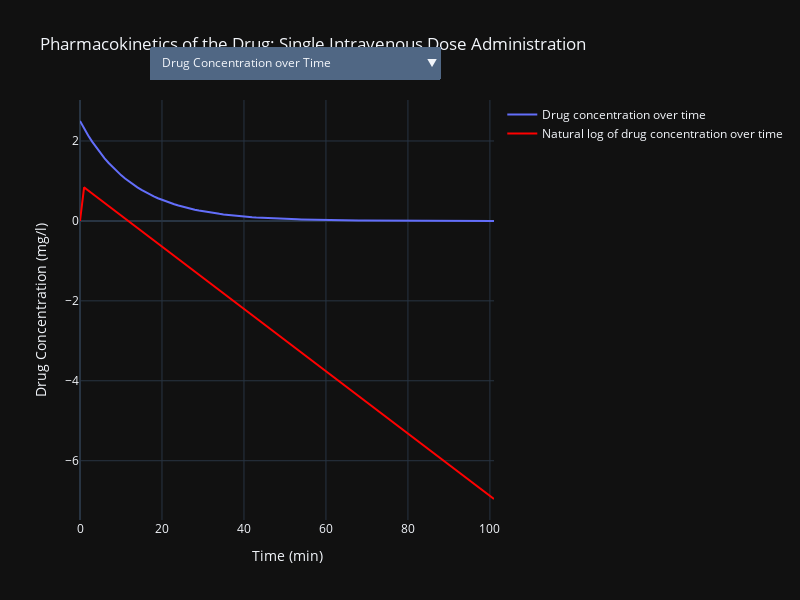
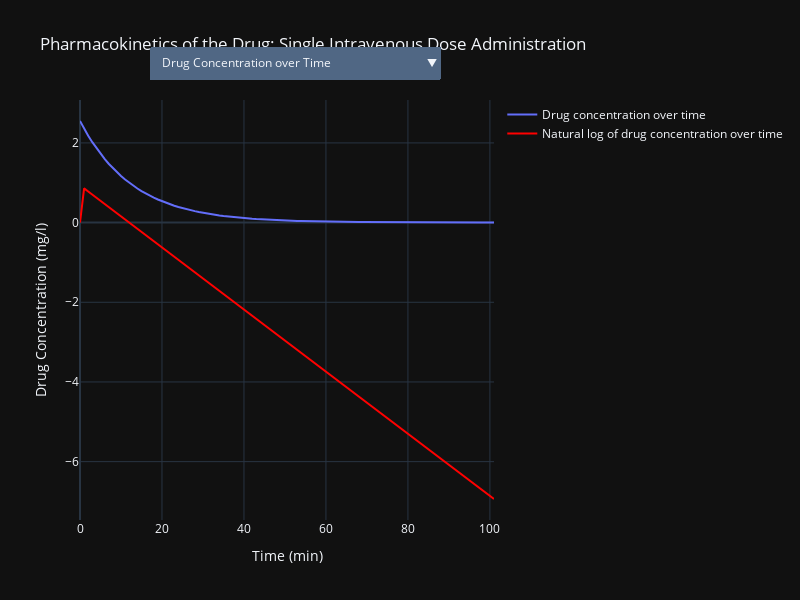
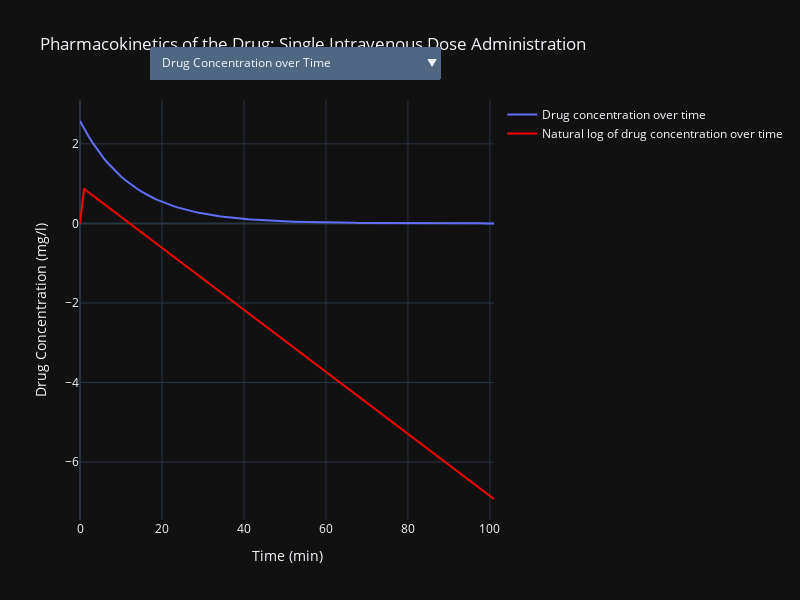
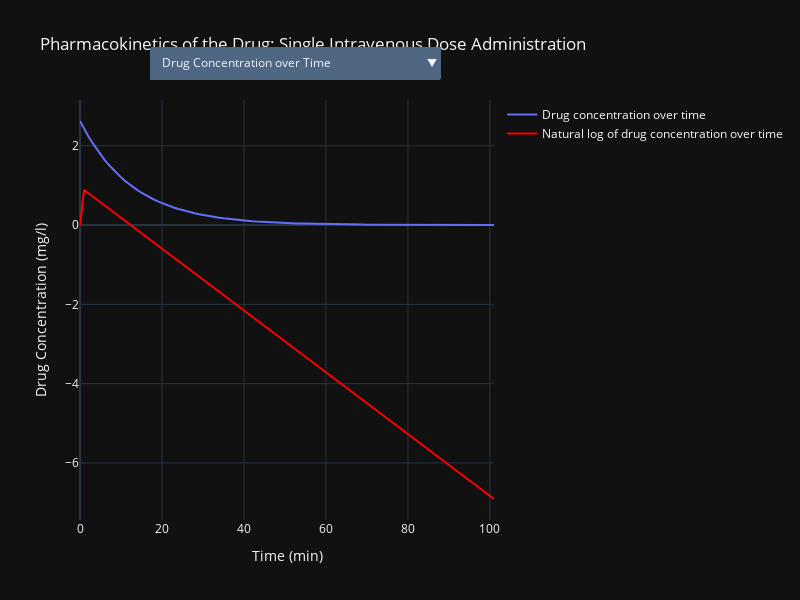

The notebook cell these images were saved under, in order:
### Code cell
import numpy as np
import plotly.graph_objects as go
from ipywidgets import interactive, HBox, VBox, FloatSlider

# Define the function to update the plot based on the slider values
def update_plot(Dose, Vd, CL):
    
    # Calculate derived variables
    C0 = Dose / Vd
    ke = CL / Vd
    t_half = np.log(2) / ke

    # Initialize arrays to store the results over time
    time_steps = np.arange(0, 102, 1)  # time from 0 to 101
    B = np.zeros_like(time_steps, dtype=float)  # amount of drug
    C = np.zeros_like(time_steps, dtype=float)  # concentration of drug
    D = np.zeros_like(time_steps, dtype=float)  # ln(concentration of drug)
    E = np.zeros_like(time_steps, dtype=float)  # cumulative AUC

    # Set initial values
    B[0] = Dose
    C[0] = C0

    # Loop through each time step to calculate the values based on the formulas
    for t in range(1, len(time_steps)):
        B[t] = B[t-1] - CL * C[t-1]
        C[t] = B[t] / Vd
        D[t] = np.log(C[t])
        E[t] = E[t-1] + 0.5 * (C[t-1] + C[t])

    # Create the plot using Plotly
    fig = go.Figure()
    
    # Add drug concentration over time plot
    fig.add_trace(go.Scatter(x=time_steps, y=C, mode='lines', name='Drug concentration over time'))
    
    # Add natural log of drug concentration over time plot
    fig.add_trace(go.Scatter(x=time_steps, y=D, mode='lines', name='Natural log of drug concentration over time', line=dict(color='red')))

    # Update layout to create two rows and titles
    fig.update_layout(
        title="Pharmacokinetics of the Drug: Single Intravenous Dose Administration",
        template="plotly_dark",
        xaxis_title="Time (min)",
        yaxis_title="Drug Concentration (mg/l)",
        updatemenus=[
            dict(
                buttons=list([
                    dict(
                        args=[{'yaxis.domain': [0.55, 1]}],
                        label='Drug Concentration over Time',
                        method='relayout'
                    ),
                    dict(
                        args=[{'yaxis.domain': [0, 0.45]}],
                        label='Natural Log of Drug Concentration over Time',
                        method='relayout'
                    )
                ]),
                direction='down',
                pad={'r': 10, 't': 10},
                showactive=True,
                x=0.17,
                xanchor='left',
                y=1.15,
                yanchor='top'
            ),
        ]
    )

    # Update the size of the figure
    fig.update_layout(height=600, width=800)

    # Display the plot
    fig.show()

# Create sliders
Dose_slider = FloatSlider(min=0, max=200, step=1, value=100, description='Dose (mg)')
Vd_slider = FloatSlider(min=0, max=100, step=1, value=40, description='Vd (l)')
CL_slider = FloatSlider(min=0, max=10, step=0.1, value=3, description='CL (l/min)')

# Create interactive widget
widget = interactive(update_plot, Dose=Dose_slider, Vd=Vd_slider, CL=CL_slider)

# Display the sliders and the plot
output = widget.children[-1]
output.layout.height = '600px'
VBox([HBox(widget.children[0:3]), output])

### Figure 1 — Plotly figure (JSON) as saved in the notebook; plotly's stock layout.template omitted (floating-point values rounded to 4 significant figures)
{"data": [{"mode": "lines", "name": "Drug concentration over time", "type": "scatter", "x": [0, 1, 2, 3, 4, 5, 6, 7, 8, 9, 10, 11, 12, 13, 14, 15, 16, 17, 18, 19, 20, 21, 22, 23, 24, 25, 26, 27, 28, 29, 30, 31, 32, 33, 34, 35, 36, 37, 38, 39, 40, 41, 42, 43, 44, 45, 46, 47, 48, 49, 50, 51, 52, 53, 54, 55, 56, 57, 58, 59, 60, 61, 62, 63, 64, 65, 66, 67, 68, 69, 70, 71, 72, 73, 74, 75, 76, 77, 78, 79, 80, 81, 82, 83, 84, 85, 86, 87, 88, 89, 90, 91, 92, 93, 94, 95, 96, 97, 98, 99, 100, 101], "y": [2.5, 2.312, 2.139, 1.979, 1.83, 1.693, 1.566, 1.449, 1.34, 1.239, 1.146, 1.06, 0.9809, 0.9074, 0.8393, 0.7764, 0.7181, 0.6643, 0.6145, 0.5684, 0.5257, 0.4863, 0.4498, 0.4161, 0.3849, 0.356, 0.3293, 0.3046, 0.2818, 0.2606, 0.2411, 0.223, 0.2063, 0.1908, 0.1765, 0.1633, 0.151, 0.1397, 0.1292, 0.1195, 0.1106, 0.1023, 0.0946, 0.08751, 0.08094, 0.07487, 0.06926, 0.06406, 0.05926, 0.05481, 0.0507, 0.0469, 0.04338, 0.04013, 0.03712, 0.03433, 0.03176, 0.02938, 0.02717, 0.02514, 0.02325, 0.02151, 0.01989, 0.0184, 0.01702, 0.01575, 0.01456, 0.01347, 0.01246, 0.01153, 0.01066, 0.009863, 0.009123, 0.008439, 0.007806, 0.007221, 0.006679, 0.006178, 0.005715, 0.005286, 0.00489, 0.004523, 0.004184, 0.00387, 0.00358, 0.003311, 0.003063, 0.002833, 0.002621, 0.002424, 0.002242, 0.002074, 0.001919, 0.001775, 0.001642, 0.001518, 0.001405, 0.001299, 0.001202, 0.001112, 0.001028, 0.0009512]}, {"line": {"color": "red"}, "mode": "lines", "name": "Natural log of drug concentration over time", "type": "scatter", "x": [0, 1, 2, 3, 4, 5, 6, 7, 8, 9, 10, 11, 12, 13, 14, 15, 16, 17, 18, 19, 20, 21, 22, 23, 24, 25, 26, 27, 28, 29, 30, 31, 32, 33, 34, 35, 36, 37, 38, 39, 40, 41, 42, 43, 44, 45, 46, 47, 48, 49, 50, 51, 52, 53, 54, 55, 56, 57, 58, 59, 60, 61, 62, 63, 64, 65, 66, 67, 68, 69, 70, 71, 72, 73, 74, 75, 76, 77, 78, 79, 80, 81, 82, 83, 84, 85, 86, 87, 88, 89, 90, 91, 92, 93, 94, 95, 96, 97, 98, 99, 100, 101], "y": [0, 0.8383, 0.7604, 0.6824, 0.6044, 0.5265, 0.4485, 0.3706, 0.2926, 0.2146, 0.1367, 0.05871, -0.01925, -0.09721, -0.1752, -0.2531, -0.3311, -0.4091, -0.487, -0.565, -0.6429, -0.7209, -0.7989, -0.8768, -0.9548, -1.033, -1.111, -1.189, -1.267, -1.345, -1.423, -1.501, -1.578, -1.656, -1.734, -1.812, -1.89, -1.968, -2.046, -2.124, -2.202, -2.28, -2.358, -2.436, -2.514, -2.592, -2.67, -2.748, -2.826, -2.904, -2.982, -3.06, -3.138, -3.216, -3.294, -3.372, -3.45, -3.528, -3.605, -3.683, -3.761, -3.839, -3.917, -3.995, -4.073, -4.151, -4.229, -4.307, -4.385, -4.463, -4.541, -4.619, -4.697, -4.775, -4.853, -4.931, -5.009, -5.087, -5.165, -5.243, -5.321, -5.399, -5.477, -5.555, -5.632, -5.71, -5.788, -5.866, -5.944, -6.022, -6.1, -6.178, -6.256, -6.334, -6.412, -6.49, -6.568, -6.646, -6.724, -6.802, -6.88, -6.958]}], "layout": {"height": 600, "title": {"text": "Pharmacokinetics of the Drug: Single Intravenous Dose Administration"}, "updatemenus": [{"buttons": [{"args": [{"yaxis.domain": [0.55, 1]}], "label": "Drug Concentration over Time", "method": "relayout"}, {"args": [{"yaxis.domain": [0, 0.45]}], "label": "Natural Log of Drug Concentration over Time", "method": "relayout"}], "direction": "down", "pad": {"r": 10, "t": 10}, "showactive": true, "x": 0.17, "xanchor": "left", "y": 1.15, "yanchor": "top"}], "width": 800, "xaxis": {"title": {"text": "Time (min)"}}, "yaxis": {"title": {"text": "Drug Concentration (mg/l)"}}}}

### Figure 2 — Plotly figure (JSON) as saved in the notebook; plotly's stock layout.template omitted (floating-point values rounded to 4 significant figures)
{"data": [{"mode": "lines", "name": "Drug concentration over time", "type": "scatter", "x": [0, 1, 2, 3, 4, 5, 6, 7, 8, 9, 10, 11, 12, 13, 14, 15, 16, 17, 18, 19, 20, 21, 22, 23, 24, 25, 26, 27, 28, 29, 30, 31, 32, 33, 34, 35, 36, 37, 38, 39, 40, 41, 42, 43, 44, 45, 46, 47, 48, 49, 50, 51, 52, 53, 54, 55, 56, 57, 58, 59, 60, 61, 62, 63, 64, 65, 66, 67, 68, 69, 70, 71, 72, 73, 74, 75, 76, 77, 78, 79, 80, 81, 82, 83, 84, 85, 86, 87, 88, 89, 90, 91, 92, 93, 94, 95, 96, 97, 98, 99, 100, 101], "y": [2.55, 2.359, 2.182, 2.018, 1.867, 1.727, 1.597, 1.478, 1.367, 1.264, 1.169, 1.082, 1.001, 0.9255, 0.8561, 0.7919, 0.7325, 0.6776, 0.6267, 0.5797, 0.5363, 0.496, 0.4588, 0.4244, 0.3926, 0.3631, 0.3359, 0.3107, 0.2874, 0.2659, 0.2459, 0.2275, 0.2104, 0.1946, 0.18, 0.1665, 0.154, 0.1425, 0.1318, 0.1219, 0.1128, 0.1043, 0.09649, 0.08926, 0.08256, 0.07637, 0.07064, 0.06534, 0.06044, 0.05591, 0.05172, 0.04784, 0.04425, 0.04093, 0.03786, 0.03502, 0.03239, 0.02997, 0.02772, 0.02564, 0.02372, 0.02194, 0.02029, 0.01877, 0.01736, 0.01606, 0.01486, 0.01374, 0.01271, 0.01176, 0.01088, 0.01006, 0.009306, 0.008608, 0.007962, 0.007365, 0.006813, 0.006302, 0.005829, 0.005392, 0.004987, 0.004613, 0.004267, 0.003947, 0.003651, 0.003377, 0.003124, 0.00289, 0.002673, 0.002473, 0.002287, 0.002116, 0.001957, 0.00181, 0.001674, 0.001549, 0.001433, 0.001325, 0.001226, 0.001134, 0.001049, 0.0009702]}, {"line": {"color": "red"}, "mode": "lines", "name": "Natural log of drug concentration over time", "type": "scatter", "x": [0, 1, 2, 3, 4, 5, 6, 7, 8, 9, 10, 11, 12, 13, 14, 15, 16, 17, 18, 19, 20, 21, 22, 23, 24, 25, 26, 27, 28, 29, 30, 31, 32, 33, 34, 35, 36, 37, 38, 39, 40, 41, 42, 43, 44, 45, 46, 47, 48, 49, 50, 51, 52, 53, 54, 55, 56, 57, 58, 59, 60, 61, 62, 63, 64, 65, 66, 67, 68, 69, 70, 71, 72, 73, 74, 75, 76, 77, 78, 79, 80, 81, 82, 83, 84, 85, 86, 87, 88, 89, 90, 91, 92, 93, 94, 95, 96, 97, 98, 99, 100, 101], "y": [0, 0.8581, 0.7802, 0.7022, 0.6242, 0.5463, 0.4683, 0.3904, 0.3124, 0.2344, 0.1565, 0.07852, 0.0005549, -0.07741, -0.1554, -0.2333, -0.3113, -0.3893, -0.4672, -0.5452, -0.6231, -0.7011, -0.7791, -0.857, -0.935, -1.013, -1.091, -1.169, -1.247, -1.325, -1.403, -1.481, -1.559, -1.637, -1.715, -1.793, -1.871, -1.948, -2.026, -2.104, -2.182, -2.26, -2.338, -2.416, -2.494, -2.572, -2.65, -2.728, -2.806, -2.884, -2.962, -3.04, -3.118, -3.196, -3.274, -3.352, -3.43, -3.508, -3.586, -3.664, -3.742, -3.82, -3.898, -3.975, -4.053, -4.131, -4.209, -4.287, -4.365, -4.443, -4.521, -4.599, -4.677, -4.755, -4.833, -4.911, -4.989, -5.067, -5.145, -5.223, -5.301, -5.379, -5.457, -5.535, -5.613, -5.691, -5.769, -5.847, -5.925, -6.002, -6.08, -6.158, -6.236, -6.314, -6.392, -6.47, -6.548, -6.626, -6.704, -6.782, -6.86, -6.938]}], "layout": {"height": 600, "title": {"text": "Pharmacokinetics of the Drug: Single Intravenous Dose Administration"}, "updatemenus": [{"buttons": [{"args": [{"yaxis.domain": [0.55, 1]}], "label": "Drug Concentration over Time", "method": "relayout"}, {"args": [{"yaxis.domain": [0, 0.45]}], "label": "Natural Log of Drug Concentration over Time", "method": "relayout"}], "direction": "down", "pad": {"r": 10, "t": 10}, "showactive": true, "x": 0.17, "xanchor": "left", "y": 1.15, "yanchor": "top"}], "width": 800, "xaxis": {"title": {"text": "Time (min)"}}, "yaxis": {"title": {"text": "Drug Concentration (mg/l)"}}}}

### Figure 3 — Plotly figure (JSON) as saved in the notebook; plotly's stock layout.template omitted (floating-point values rounded to 4 significant figures)
{"data": [{"mode": "lines", "name": "Drug concentration over time", "type": "scatter", "x": [0, 1, 2, 3, 4, 5, 6, 7, 8, 9, 10, 11, 12, 13, 14, 15, 16, 17, 18, 19, 20, 21, 22, 23, 24, 25, 26, 27, 28, 29, 30, 31, 32, 33, 34, 35, 36, 37, 38, 39, 40, 41, 42, 43, 44, 45, 46, 47, 48, 49, 50, 51, 52, 53, 54, 55, 56, 57, 58, 59, 60, 61, 62, 63, 64, 65, 66, 67, 68, 69, 70, 71, 72, 73, 74, 75, 76, 77, 78, 79, 80, 81, 82, 83, 84, 85, 86, 87, 88, 89, 90, 91, 92, 93, 94, 95, 96, 97, 98, 99, 100, 101], "y": [2.575, 2.382, 2.203, 2.038, 1.885, 1.744, 1.613, 1.492, 1.38, 1.277, 1.181, 1.092, 1.01, 0.9346, 0.8645, 0.7997, 0.7397, 0.6842, 0.6329, 0.5854, 0.5415, 0.5009, 0.4633, 0.4286, 0.3964, 0.3667, 0.3392, 0.3138, 0.2902, 0.2685, 0.2483, 0.2297, 0.2125, 0.1965, 0.1818, 0.1682, 0.1556, 0.1439, 0.1331, 0.1231, 0.1139, 0.1053, 0.09744, 0.09013, 0.08337, 0.07712, 0.07133, 0.06598, 0.06104, 0.05646, 0.05222, 0.04831, 0.04468, 0.04133, 0.03823, 0.03536, 0.03271, 0.03026, 0.02799, 0.02589, 0.02395, 0.02215, 0.02049, 0.01895, 0.01753, 0.01622, 0.015, 0.01388, 0.01284, 0.01187, 0.01098, 0.01016, 0.009397, 0.008692, 0.00804, 0.007437, 0.006879, 0.006363, 0.005886, 0.005445, 0.005036, 0.004659, 0.004309, 0.003986, 0.003687, 0.003411, 0.003155, 0.002918, 0.002699, 0.002497, 0.00231, 0.002136, 0.001976, 0.001828, 0.001691, 0.001564, 0.001447, 0.001338, 0.001238, 0.001145, 0.001059, 0.0009797]}, {"line": {"color": "red"}, "mode": "lines", "name": "Natural log of drug concentration over time", "type": "scatter", "x": [0, 1, 2, 3, 4, 5, 6, 7, 8, 9, 10, 11, 12, 13, 14, 15, 16, 17, 18, 19, 20, 21, 22, 23, 24, 25, 26, 27, 28, 29, 30, 31, 32, 33, 34, 35, 36, 37, 38, 39, 40, 41, 42, 43, 44, 45, 46, 47, 48, 49, 50, 51, 52, 53, 54, 55, 56, 57, 58, 59, 60, 61, 62, 63, 64, 65, 66, 67, 68, 69, 70, 71, 72, 73, 74, 75, 76, 77, 78, 79, 80, 81, 82, 83, 84, 85, 86, 87, 88, 89, 90, 91, 92, 93, 94, 95, 96, 97, 98, 99, 100, 101], "y": [0, 0.8679, 0.7899, 0.712, 0.634, 0.556, 0.4781, 0.4001, 0.3222, 0.2442, 0.1662, 0.08827, 0.01031, -0.06765, -0.1456, -0.2236, -0.3015, -0.3795, -0.4575, -0.5354, -0.6134, -0.6913, -0.7693, -0.8473, -0.9252, -1.003, -1.081, -1.159, -1.237, -1.315, -1.393, -1.471, -1.549, -1.627, -1.705, -1.783, -1.861, -1.939, -2.017, -2.095, -2.173, -2.251, -2.329, -2.406, -2.484, -2.562, -2.64, -2.718, -2.796, -2.874, -2.952, -3.03, -3.108, -3.186, -3.264, -3.342, -3.42, -3.498, -3.576, -3.654, -3.732, -3.81, -3.888, -3.966, -4.044, -4.122, -4.2, -4.278, -4.356, -4.433, -4.511, -4.589, -4.667, -4.745, -4.823, -4.901, -4.979, -5.057, -5.135, -5.213, -5.291, -5.369, -5.447, -5.525, -5.603, -5.681, -5.759, -5.837, -5.915, -5.993, -6.071, -6.149, -6.227, -6.305, -6.383, -6.46, -6.538, -6.616, -6.694, -6.772, -6.85, -6.928]}], "layout": {"height": 600, "title": {"text": "Pharmacokinetics of the Drug: Single Intravenous Dose Administration"}, "updatemenus": [{"buttons": [{"args": [{"yaxis.domain": [0.55, 1]}], "label": "Drug Concentration over Time", "method": "relayout"}, {"args": [{"yaxis.domain": [0, 0.45]}], "label": "Natural Log of Drug Concentration over Time", "method": "relayout"}], "direction": "down", "pad": {"r": 10, "t": 10}, "showactive": true, "x": 0.17, "xanchor": "left", "y": 1.15, "yanchor": "top"}], "width": 800, "xaxis": {"title": {"text": "Time (min)"}}, "yaxis": {"title": {"text": "Drug Concentration (mg/l)"}}}}

### Figure 4 — Plotly figure (JSON) as saved in the notebook; plotly's stock layout.template omitted (floating-point values rounded to 4 significant figures)
{"data": [{"mode": "lines", "name": "Drug concentration over time", "type": "scatter", "x": [0, 1, 2, 3, 4, 5, 6, 7, 8, 9, 10, 11, 12, 13, 14, 15, 16, 17, 18, 19, 20, 21, 22, 23, 24, 25, 26, 27, 28, 29, 30, 31, 32, 33, 34, 35, 36, 37, 38, 39, 40, 41, 42, 43, 44, 45, 46, 47, 48, 49, 50, 51, 52, 53, 54, 55, 56, 57, 58, 59, 60, 61, 62, 63, 64, 65, 66, 67, 68, 69, 70, 71, 72, 73, 74, 75, 76, 77, 78, 79, 80, 81, 82, 83, 84, 85, 86, 87, 88, 89, 90, 91, 92, 93, 94, 95, 96, 97, 98, 99, 100, 101], "y": [2.625, 2.428, 2.246, 2.078, 1.922, 1.778, 1.644, 1.521, 1.407, 1.301, 1.204, 1.113, 1.03, 0.9527, 0.8813, 0.8152, 0.754, 0.6975, 0.6452, 0.5968, 0.552, 0.5106, 0.4723, 0.4369, 0.4041, 0.3738, 0.3458, 0.3199, 0.2959, 0.2737, 0.2532, 0.2342, 0.2166, 0.2004, 0.1853, 0.1714, 0.1586, 0.1467, 0.1357, 0.1255, 0.1161, 0.1074, 0.09933, 0.09188, 0.08499, 0.07862, 0.07272, 0.06727, 0.06222, 0.05755, 0.05324, 0.04924, 0.04555, 0.04213, 0.03897, 0.03605, 0.03335, 0.03085, 0.02853, 0.02639, 0.02441, 0.02258, 0.02089, 0.01932, 0.01787, 0.01653, 0.01529, 0.01415, 0.01308, 0.0121, 0.0112, 0.01036, 0.009579, 0.008861, 0.008196, 0.007582, 0.007013, 0.006487, 0.006, 0.00555, 0.005134, 0.004749, 0.004393, 0.004063, 0.003759, 0.003477, 0.003216, 0.002975, 0.002752, 0.002545, 0.002354, 0.002178, 0.002015, 0.001863, 0.001724, 0.001594, 0.001475, 0.001364, 0.001262, 0.001167, 0.00108, 0.0009987]}, {"line": {"color": "red"}, "mode": "lines", "name": "Natural log of drug concentration over time", "type": "scatter", "x": [0, 1, 2, 3, 4, 5, 6, 7, 8, 9, 10, 11, 12, 13, 14, 15, 16, 17, 18, 19, 20, 21, 22, 23, 24, 25, 26, 27, 28, 29, 30, 31, 32, 33, 34, 35, 36, 37, 38, 39, 40, 41, 42, 43, 44, 45, 46, 47, 48, 49, 50, 51, 52, 53, 54, 55, 56, 57, 58, 59, 60, 61, 62, 63, 64, 65, 66, 67, 68, 69, 70, 71, 72, 73, 74, 75, 76, 77, 78, 79, 80, 81, 82, 83, 84, 85, 86, 87, 88, 89, 90, 91, 92, 93, 94, 95, 96, 97, 98, 99, 100, 101], "y": [0, 0.8871, 0.8092, 0.7312, 0.6532, 0.5753, 0.4973, 0.4194, 0.3414, 0.2634, 0.1855, 0.1075, 0.02954, -0.04842, -0.1264, -0.2043, -0.2823, -0.3603, -0.4382, -0.5162, -0.5941, -0.6721, -0.7501, -0.828, -0.906, -0.984, -1.062, -1.14, -1.218, -1.296, -1.374, -1.452, -1.53, -1.608, -1.686, -1.764, -1.842, -1.919, -1.997, -2.075, -2.153, -2.231, -2.309, -2.387, -2.465, -2.543, -2.621, -2.699, -2.777, -2.855, -2.933, -3.011, -3.089, -3.167, -3.245, -3.323, -3.401, -3.479, -3.557, -3.635, -3.713, -3.791, -3.869, -3.946, -4.024, -4.102, -4.18, -4.258, -4.336, -4.414, -4.492, -4.57, -4.648, -4.726, -4.804, -4.882, -4.96, -5.038, -5.116, -5.194, -5.272, -5.35, -5.428, -5.506, -5.584, -5.662, -5.74, -5.818, -5.896, -5.973, -6.051, -6.129, -6.207, -6.285, -6.363, -6.441, -6.519, -6.597, -6.675, -6.753, -6.831, -6.909]}], "layout": {"height": 600, "title": {"text": "Pharmacokinetics of the Drug: Single Intravenous Dose Administration"}, "updatemenus": [{"buttons": [{"args": [{"yaxis.domain": [0.55, 1]}], "label": "Drug Concentration over Time", "method": "relayout"}, {"args": [{"yaxis.domain": [0, 0.45]}], "label": "Natural Log of Drug Concentration over Time", "method": "relayout"}], "direction": "down", "pad": {"r": 10, "t": 10}, "showactive": true, "x": 0.17, "xanchor": "left", "y": 1.15, "yanchor": "top"}], "width": 800, "xaxis": {"title": {"text": "Time (min)"}}, "yaxis": {"title": {"text": "Drug Concentration (mg/l)"}}}}
